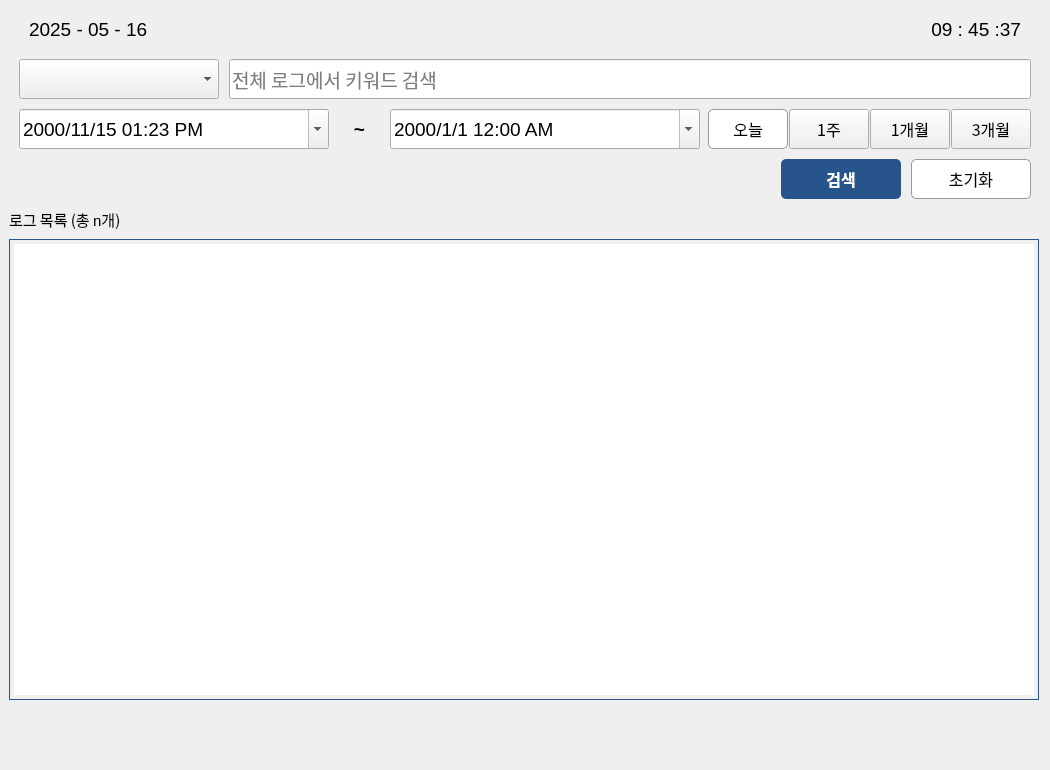
      <widget class="QWidget" name="log_manage_tab">
       <property name="minimumSize">
        <size>
         <width>1050</width>
         <height>770</height>
        </size>
       </property>
       <property name="maximumSize">
        <size>
         <width>1050</width>
         <height>770</height>
        </size>
       </property>
       <attribute name="title">
        <string>로그 관리</string>
       </attribute>
       <widget class="QWidget" name="verticalLayoutWidget">
        <property name="geometry">
         <rect>
          <x>9</x>
          <y>9</y>
          <width>1032</width>
          <height>691</height>
         </rect>
        </property>
        <layout class="QVBoxLayout" name="verticalLayout_4" stretch="1,1,1,1,0,10">
         <property name="spacing">
          <number>10</number>
         </property>
         <item>
          <layout class="QHBoxLayout" name="horizontalLayout_4" stretch="1,1">
           <property name="spacing">
            <number>20</number>
           </property>
           <property name="leftMargin">
            <number>20</number>
           </property>
           <property name="rightMargin">
            <number>20</number>
           </property>
           <item>
            <widget class="QLabel" name="today_lb">
             <property name="minimumSize">
              <size>
               <width>0</width>
               <height>40</height>
              </size>
             </property>
             <property name="maximumSize">
              <size>
               <width>16777215</width>
               <height>40</height>
              </size>
             </property>
             <property name="font">
              <font>
               <family>System-ui</family>
               <pointsize>14</pointsize>
              </font>
             </property>
             <property name="text">
              <string>2025 - 05 - 16</string>
             </property>
            </widget>
           </item>
           <item>
            <widget class="QLabel" name="time_lb">
             <property name="minimumSize">
              <size>
               <width>0</width>
               <height>40</height>
              </size>
             </property>
             <property name="maximumSize">
              <size>
               <width>16777215</width>
               <height>40</height>
              </size>
             </property>
             <property name="font">
              <font>
               <family>System-ui</family>
               <pointsize>14</pointsize>
              </font>
             </property>
             <property name="text">
              <string>09 : 45 :37</string>
             </property>
             <property name="alignment">
              <set>Qt::AlignRight|Qt::AlignTrailing|Qt::AlignVCenter</set>
             </property>
            </widget>
           </item>
          </layout>
         </item>
         <item>
          <layout class="QHBoxLayout" name="horizontalLayout_6" stretch="2,8">
           <property name="spacing">
            <number>10</number>
           </property>
           <property name="leftMargin">
            <number>10</number>
           </property>
           <property name="rightMargin">
            <number>10</number>
           </property>
           <item>
            <widget class="QComboBox" name="category_search">
             <property name="minimumSize">
              <size>
               <width>0</width>
               <height>40</height>
              </size>
             </property>
             <property name="maximumSize">
              <size>
               <width>16777215</width>
               <height>40</height>
              </size>
             </property>
             <property name="font">
              <font>
               <family>System-ui</family>
               <pointsize>14</pointsize>
              </font>
             </property>
            </widget>
           </item>
           <item>
            <widget class="QLineEdit" name="log_search_lineEdit">
             <property name="minimumSize">
              <size>
               <width>0</width>
               <height>40</height>
              </size>
             </property>
             <property name="maximumSize">
              <size>
               <width>16777215</width>
               <height>40</height>
              </size>
             </property>
             <property name="font">
              <font>
               <family>System-ui</family>
               <pointsize>14</pointsize>
              </font>
             </property>
             <property name="styleSheet">
              <string notr="true"/>
             </property>
             <property name="placeholderText">
              <string>전체 로그에서 키워드 검색</string>
             </property>
            </widget>
           </item>
          </layout>
         </item>
         <item>
          <layout class="QHBoxLayout" name="horizontalLayout_7" stretch="7,1,7,4">
           <property name="spacing">
            <number>8</number>
           </property>
           <property name="leftMargin">
            <number>10</number>
           </property>
           <property name="rightMargin">
            <number>10</number>
           </property>
           <item>
            <widget class="QDateTimeEdit" name="start_dateTimeEdit">
             <property name="minimumSize">
              <size>
               <width>0</width>
               <height>40</height>
              </size>
             </property>
             <property name="maximumSize">
              <size>
               <width>16777215</width>
               <height>40</height>
              </size>
             </property>
             <property name="font">
              <font>
               <family>System-ui</family>
               <pointsize>14</pointsize>
              </font>
             </property>
             <property name="styleSheet">
              <string notr="true">QCalendarWidget QToolButton {
    color: black;
}

QCalendarWidget QAbstractItemView {
    selection-background-color: #27548A;
    selection-color: white;
    background: white;
    color: black;
}
</string>
             </property>
             <property name="dateTime">
              <datetime>
               <hour>13</hour>
               <minute>23</minute>
               <second>0</second>
               <year>2000</year>
               <month>11</month>
               <day>15</day>
              </datetime>
             </property>
             <property name="maximumTime">
              <time>
               <hour>23</hour>
               <minute>59</minute>
               <second>59</second>
              </time>
             </property>
             <property name="displayFormat">
              <string>yyyy/M/d hh:mm AP</string>
             </property>
             <property name="calendarPopup">
              <bool>true</bool>
             </property>
            </widget>
           </item>
           <item>
            <widget class="QLabel" name="label">
             <property name="font">
              <font>
               <family>System-ui</family>
               <pointsize>14</pointsize>
               <weight>75</weight>
               <bold>true</bold>
              </font>
             </property>
             <property name="text">
              <string>~</string>
             </property>
             <property name="alignment">
              <set>Qt::AlignCenter</set>
             </property>
            </widget>
           </item>
           <item>
            <widget class="QDateTimeEdit" name="end_dateTimeEdit">
             <property name="minimumSize">
              <size>
               <width>0</width>
               <height>40</height>
              </size>
             </property>
             <property name="maximumSize">
              <size>
               <width>16777215</width>
               <height>40</height>
              </size>
             </property>
             <property name="font">
              <font>
               <family>System-ui</family>
               <pointsize>14</pointsize>
              </font>
             </property>
             <property name="styleSheet">
              <string notr="true">QCalendarWidget QToolButton {
    color: black;
}

QCalendarWidget QAbstractItemView {
    selection-background-color: #27548A;
    selection-color: white;
    background: white;
    color: black;
}</string>
             </property>
             <property name="displayFormat">
              <string>yyyy/M/d hh:mm AP</string>
             </property>
             <property name="calendarPopup">
              <bool>true</bool>
             </property>
            </widget>
           </item>
           <item>
            <layout class="QHBoxLayout" name="horizontalLayout_8">
             <property name="spacing">
              <number>1</number>
             </property>
             <item>
              <widget class="QPushButton" name="today_option_btn">
               <property name="minimumSize">
                <size>
                 <width>80</width>
                 <height>40</height>
                </size>
               </property>
               <property name="maximumSize">
                <size>
                 <width>80</width>
                 <height>40</height>
                </size>
               </property>
               <property name="font">
                <font>
                 <family>System-ui</family>
                 <pointsize>12</pointsize>
                </font>
               </property>
               <property name="styleSheet">
                <string notr="true">QPushButton {
    background-color: rgb(255, 255, 255);     /* 기본 배경 */
    color: black;
    border: 1px solid rgb(154, 153, 150);
    padding: 8px;
    border-radius: 5px;
}
/* 마우스 올렸을 때 (hover) */
QPushButton:hover {
    background-color: rgb(203, 227, 255);    /* hover 배경 */
}

/* 클릭 상태 (hover + pressed 겹칠 경우 우선 적용) */
QPushButton:pressed {
    background-color: #DDA853;     /* 클릭 시 배경 */
}</string>
               </property>
               <property name="text">
                <string>오늘</string>
               </property>
              </widget>
             </item>
             <item>
              <widget class="QPushButton" name="week1_option_btn">
               <property name="minimumSize">
                <size>
                 <width>80</width>
                 <height>40</height>
                </size>
               </property>
               <property name="maximumSize">
                <size>
                 <width>80</width>
                 <height>40</height>
                </size>
               </property>
               <property name="font">
                <font>
                 <family>System-ui</family>
                 <pointsize>12</pointsize>
                </font>
               </property>
               <property name="styleSheet">
                <string notr="true">/* 마우스 올렸을 때 (hover) */
QPushButton:hover {
    background-color: rgb(203, 227, 255);    /* hover 배경 */
}

/* 클릭 상태 (hover + pressed 겹칠 경우 우선 적용) */
QPushButton:pressed {
    background-color: #DDA853;     /* 클릭 시 배경 */
}</string>
               </property>
               <property name="text">
                <string>1주</string>
               </property>
              </widget>
             </item>
             <item>
              <widget class="QPushButton" name="month1_option_btn">
               <property name="minimumSize">
                <size>
                 <width>80</width>
                 <height>40</height>
                </size>
               </property>
               <property name="maximumSize">
                <size>
                 <width>80</width>
                 <height>40</height>
                </size>
               </property>
               <property name="font">
                <font>
                 <family>System-ui</family>
                 <pointsize>12</pointsize>
                </font>
               </property>
               <property name="styleSheet">
                <string notr="true">/* 마우스 올렸을 때 (hover) */
QPushButton:hover {
    background-color: rgb(203, 227, 255);    /* hover 배경 */
}

/* 클릭 상태 (hover + pressed 겹칠 경우 우선 적용) */
QPushButton:pressed {
    background-color: #DDA853;     /* 클릭 시 배경 */
}</string>
               </property>
               <property name="text">
                <string>1개월</string>
               </property>
              </widget>
             </item>
             <item>
              <widget class="QPushButton" name="month3_option_btn">
               <property name="minimumSize">
                <size>
                 <width>80</width>
                 <height>40</height>
                </size>
               </property>
               <property name="maximumSize">
                <size>
                 <width>80</width>
                 <height>40</height>
                </size>
               </property>
               <property name="font">
                <font>
                 <family>System-ui</family>
                 <pointsize>12</pointsize>
                </font>
               </property>
               <property name="styleSheet">
                <string notr="true">/* 마우스 올렸을 때 (hover) */
QPushButton:hover {
    background-color: rgb(203, 227, 255);    /* hover 배경 */
}

/* 클릭 상태 (hover + pressed 겹칠 경우 우선 적용) */
QPushButton:pressed {
    background-color: #DDA853;     /* 클릭 시 배경 */
}</string>
               </property>
               <property name="text">
                <string>3개월</string>
               </property>
              </widget>
             </item>
            </layout>
           </item>
          </layout>
         </item>
         <item>
          <layout class="QHBoxLayout" name="horizontalLayout_3">
           <property name="leftMargin">
            <number>10</number>
           </property>
           <property name="rightMargin">
            <number>10</number>
           </property>
           <item>
            <spacer name="spacer">
             <property name="orientation">
              <enum>Qt::Horizontal</enum>
             </property>
             <property name="sizeType">
              <enum>QSizePolicy::Expanding</enum>
             </property>
             <property name="sizeHint" stdset="0">
              <size>
               <width>0</width>
               <height>40</height>
              </size>
             </property>
            </spacer>
           </item>
           <item>
            <widget class="QPushButton" name="log_search_btn">
             <property name="minimumSize">
              <size>
               <width>120</width>
               <height>40</height>
              </size>
             </property>
             <property name="maximumSize">
              <size>
               <width>120</width>
               <height>40</height>
              </size>
             </property>
             <property name="font">
              <font>
               <family>System-ui</family>
               <pointsize>12</pointsize>
               <weight>75</weight>
               <bold>true</bold>
              </font>
             </property>
             <property name="styleSheet">
              <string notr="true">QPushButton {
    background-color: rgb(39, 84, 138);     /* 기본 배경 */
    color: white;
    border: none;
    padding: 8px;
    font-weight: bold;
    border-radius: 5px;
}

/* 마우스 올렸을 때 (hover) */
QPushButton:hover {
    background-color: rgb(51, 102, 160);    /* hover 배경 */
}

/* 클릭 상태 (hover + pressed 겹칠 경우 우선 적용) */
QPushButton:pressed {
    background-color: #DDA853;     /* 클릭 시 배경 */
}
</string>
             </property>
             <property name="text">
              <string>검색</string>
             </property>
            </widget>
           </item>
           <item>
            <widget class="QPushButton" name="search_reset_btn">
             <property name="minimumSize">
              <size>
               <width>120</width>
               <height>40</height>
              </size>
             </property>
             <property name="maximumSize">
              <size>
               <width>120</width>
               <height>40</height>
              </size>
             </property>
             <property name="font">
              <font>
               <family>System-ui</family>
               <pointsize>12</pointsize>
              </font>
             </property>
             <property name="styleSheet">
              <string notr="true">QPushButton {
    background-color: rgb(255, 255, 255);     /* 기본 배경 */
    color: black;
    border: 1px solid rgb(154, 153, 150);
    padding: 8px;
    border-radius: 5px;
}
/* 마우스 올렸을 때 (hover) */
QPushButton:hover {
    background-color: rgb(203, 227, 255);    /* hover 배경 */
}

/* 클릭 상태 (hover + pressed 겹칠 경우 우선 적용) */
QPushButton:pressed {
    background-color: #DDA853;     /* 클릭 시 배경 */
}</string>
             </property>
             <property name="text">
              <string>초기화</string>
             </property>
            </widget>
           </item>
          </layout>
         </item>
         <item>
          <widget class="QLabel" name="label_2">
           <property name="minimumSize">
            <size>
             <width>200</width>
             <height>20</height>
            </size>
           </property>
           <property name="maximumSize">
            <size>
             <width>200</width>
             <height>20</height>
            </size>
           </property>
           <property name="font">
            <font>
             <family>System-ui</family>
             <pointsize>11</pointsize>
            </font>
           </property>
           <property name="text">
            <string>로그 목록 (총 n개)</string>
           </property>
          </widget>
         </item>
         <item>
          <widget class="QTableView" name="log_table_view">
           <property name="minimumSize">
            <size>
             <width>1030</width>
             <height>0</height>
            </size>
           </property>
           <property name="maximumSize">
            <size>
             <width>1030</width>
             <height>16777215</height>
            </size>
           </property>
           <property name="font">
            <font>
             <family>System-ui</family>
             <pointsize>12</pointsize>
            </font>
           </property>
           <property name="styleSheet">
            <string notr="true">border: 1px solid #27548A;
padding: 4px;</string>
           </property>
          </widget>
         </item>
        </layout>
       </widget>
      </widget>
